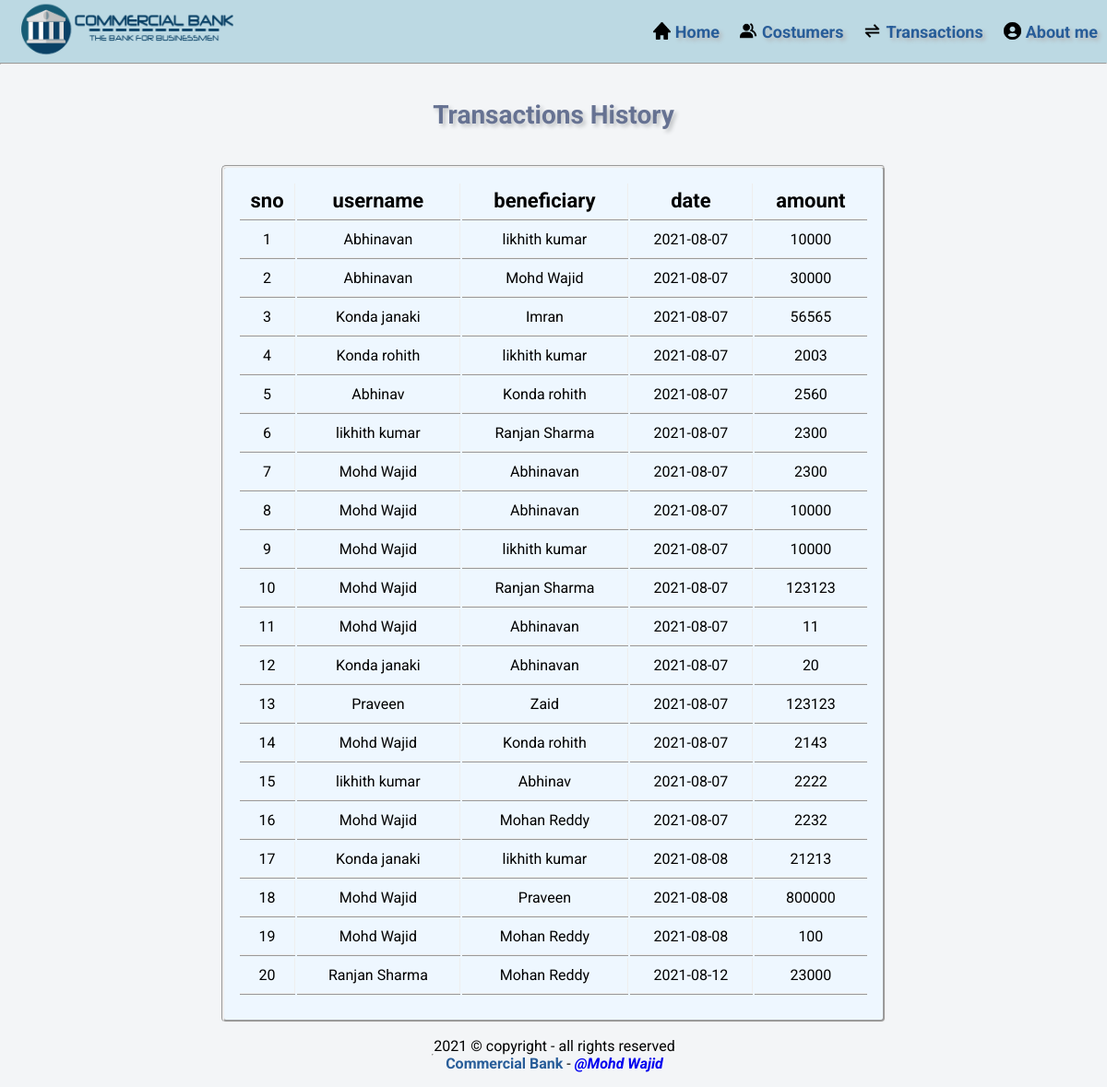
The page /transhistory.php on the database its author committed.
### tables this page shows
CREATE TABLE `transactions` (
  `sno.` int(255) NOT NULL,
  `username` varchar(20) NOT NULL,
  `beneficiary` varchar(20) NOT NULL,
  `date` date NOT NULL DEFAULT current_timestamp(),
  `amount` varchar(10) NOT NULL
);

### transhistory.php (the view, shortened to what this page needs)
<?php
include("connection.php");
include("menubar.php");
?>
<html>
    <head>
        <link rel="stylesheet" href="css/style.css">
    </head>
    <body>
    <div class="main-content main">
        <br><br>
        <h3> Transactions History </h3>
        <br><br>
        <div class="table-responsive">
        <table class="table ">
            <tr>
                <th>sno</th>
                <th>username</th>
                <th>beneficiary</th>
                <th>date</th>
                <th>amount</th>
            </tr>
<?php
$query = "SELECT * FROM transactions";
$data = mysqli_query($conn,$query);
$total = mysqli_num_rows($data);
if($total != 0)
while($result = mysqli_fetch_assoc($data))
{
    echo "<tr>
    <td>".$result['sno.']."</td>
    <td>".$result['username']."</td>
    <td>".$result['beneficiary']."</td>
    <td>".$result['date']."</td>
    <td>".$result['amount']."</td> </tr>";
}
?>
   </table>
        </div>
</div>
<?php
     include("footer.php");
?>
</body>
</html>

### menubar.php (shortened to what this page needs)
<!DOCTYPE html>
<html lang="en">
<head>
    <link rel="stylesheet" href="css/style.css">
</head>
<body>
<nav class="nav-bar">
        <a href="index.php"><img src="images/logo.png" alt="bankImage" class="logo"></a>
    <div class="side-bar">
        <ul>
            <li class="items"><a href="index.php"><img  class="icon"  src="images/homelogo.png"/><strong>Home</strong></a></li>
            <li class="items"><a href="viewcostumers.php"><img class="icon"  src="images/costumers.png"/><strong>Costumers</strong></a></li>
            <li class="items"><a href="transactions.php"><img class="icon"  src="images/transferlogo.png"/><strong>Transactions</strong></a></li>
            <li class="items"><a href="about.php"><img  class="icon" src="images/adminlogo.png"/><strong>About me</strong></a></li>
        </ul>
    </div> </nav><hr>
</body>
</html>

### footer.php (shortened to what this page needs)
<!DOCTYPE html>
<html lang="en">
<head>
    <link rel="stylesheet" href="css/style.css">
</head>
<body>
    <footer id="footer">
      <hr>
        <div class="copyright">
          2021 &#169 copyright - all rights reserved  <br><strong style="color:rgb(40, 93, 153);">Commercial Bank</strong> - <a href="about.php"><strong><em>@Mohd Wajid</em></strong></a> <br>
        </div>
        </footer>
</body>
</html>

### css/style.css (style rules this page uses)
* { margin : 0px; padding : 0px; box-sizing: border-box; }
* { font-family: 'Roboto', sans-serif; }
.main-content { background-color: rgb(243, 245, 247); min-height: calc(100vh - 22px - 85px); }
.main { display:flex; flex-direction:column; text-align:center; align-items:center; justify-content: center; }
h3 { font-size:28px; color:#667292; text-shadow: 3px 3px 4px #c0c3c5; }
.table { width: 60vw; border: 3px groove ; border-radius:5px; padding: 15px; padding-bottom: 25px; background-color: rgb(238, 247, 255); }
th,td { height:40px; border-right: 1px ridge ; border-bottom: 2px ridge ; }
th { font-size: 22px; }
th:last-child,td:last-child { border-right:none; }

### menubar.php (style rules this page uses)
.nav-bar { background:#bcd9e3; display:flex; justify-content: space-between; align-items: center; height:fit-content; animation: nav-load 300ms; }
.side-bar ul { display:flex; font-size:18px; }
.side-bar ul li { display:flex; list-style-type:none; font-size:inherit; margin:0 5px; padding: 0 5px; animation: items-load 1000ms; }
.side-bar ul li a { align-items: flex-end; display: flex; color:rgb(40, 93, 153); }
.side-bar ul li a strong { padding-left: 3px; font-size:inherit; text-shadow: 3px 3px 4px #b2b5b8; }
.icon { width:23px; height:auto; }
a { text-decoration: none; }
.logo { width : 23vw ; height : auto ; animation: from-right 1000ms; }

### transhistory.php (style rules this page uses)
.table { animation: drop-table 300ms; }
h3 { animation: drop-table 700ms; }

### footer.php (style rules this page uses)
footer { display: flex; justify-content: center; background-color: rgb(243, 245, 247); text-align: center; height:70px; align-items:center; font-size:16px; }

### rows shown on the page
transactions: value "1", username "Abhinavan", beneficiary "likhith kumar", date "2021-08-07", amount "10000"
transactions: value "2", username "Abhinavan", beneficiary "Mohd Wajid", date "2021-08-07", amount "30000"
transactions: value "3", username "Konda janaki", beneficiary "Imran", date "2021-08-07", amount "56565"
transactions: value "4", username "Konda rohith", beneficiary "likhith kumar", date "2021-08-07", amount "2003"
transactions: value "5", username "Abhinav", beneficiary "Konda rohith", date "2021-08-07", amount "2560"
transactions: value "6", username "likhith kumar", beneficiary "Ranjan Sharma", date "2021-08-07", amount "2300"
transactions: value "7", username "Mohd Wajid", beneficiary "Abhinavan", date "2021-08-07", amount "2300"
transactions: value "8", username "Mohd Wajid", beneficiary "Abhinavan", date "2021-08-07", amount "10000"
transactions: value "9", username "Mohd Wajid", beneficiary "likhith kumar", date "2021-08-07", amount "10000"
transactions: value "10", username "Mohd Wajid", beneficiary "Ranjan Sharma", date "2021-08-07", amount "123123"
transactions: value "11", username "Mohd Wajid", beneficiary "Abhinavan", date "2021-08-07", amount "11"
transactions: value "12", username "Konda janaki", beneficiary "Abhinavan", date "2021-08-07", amount "20"
transactions: value "13", username "Praveen", beneficiary "Zaid", date "2021-08-07", amount "123123"
transactions: value "14", username "Mohd Wajid", beneficiary "Konda rohith", date "2021-08-07", amount "2143"
transactions: value "15", username "likhith kumar", beneficiary "Abhinav", date "2021-08-07", amount "2222"
transactions: value "16", username "Mohd Wajid", beneficiary "Mohan Reddy", date "2021-08-07", amount "2232"
transactions: value "17", username "Konda janaki", beneficiary "likhith kumar", date "2021-08-08", amount "21213"
transactions: value "18", username "Mohd Wajid", beneficiary "Praveen", date "2021-08-08", amount "800000"
transactions: value "19", username "Mohd Wajid", beneficiary "Mohan Reddy", date "2021-08-08", amount "100"
transactions: value "20", username "Ranjan Sharma", beneficiary "Mohan Reddy", date "2021-08-12", amount "23000"
